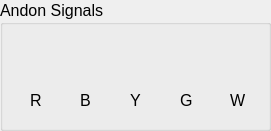
           <widget class="QGroupBox" name="groupBox_10">
            <property name="geometry">
             <rect>
              <x>20</x>
              <y>430</y>
              <width>271</width>
              <height>131</height>
             </rect>
            </property>
            <property name="font">
             <font>
              <pointsize>12</pointsize>
             </font>
            </property>
            <property name="title">
             <string>Andon Signals</string>
            </property>
            <widget class="QLabel" name="label_131">
             <property name="geometry">
              <rect>
               <x>30</x>
               <y>90</y>
               <width>21</width>
               <height>21</height>
              </rect>
             </property>
             <property name="font">
              <font>
               <pointsize>12</pointsize>
              </font>
             </property>
             <property name="text">
              <string>R</string>
             </property>
            </widget>
            <widget class="QLabel" name="label_132">
             <property name="geometry">
              <rect>
               <x>80</x>
               <y>90</y>
               <width>21</width>
               <height>21</height>
              </rect>
             </property>
             <property name="font">
              <font>
               <pointsize>12</pointsize>
              </font>
             </property>
             <property name="text">
              <string>B</string>
             </property>
            </widget>
            <widget class="QLabel" name="label_133">
             <property name="geometry">
              <rect>
               <x>130</x>
               <y>90</y>
               <width>21</width>
               <height>21</height>
              </rect>
             </property>
             <property name="font">
              <font>
               <pointsize>12</pointsize>
              </font>
             </property>
             <property name="text">
              <string>Y</string>
             </property>
            </widget>
            <widget class="QLabel" name="label_134">
             <property name="geometry">
              <rect>
               <x>180</x>
               <y>90</y>
               <width>21</width>
               <height>21</height>
              </rect>
             </property>
             <property name="font">
              <font>
               <pointsize>12</pointsize>
              </font>
             </property>
             <property name="text">
              <string>G</string>
             </property>
            </widget>
            <widget class="QLabel" name="label_135">
             <property name="geometry">
              <rect>
               <x>230</x>
               <y>90</y>
               <width>21</width>
               <height>21</height>
              </rect>
             </property>
             <property name="font">
              <font>
               <pointsize>12</pointsize>
              </font>
             </property>
             <property name="text">
              <string>W</string>
             </property>
            </widget>
           </widget>
